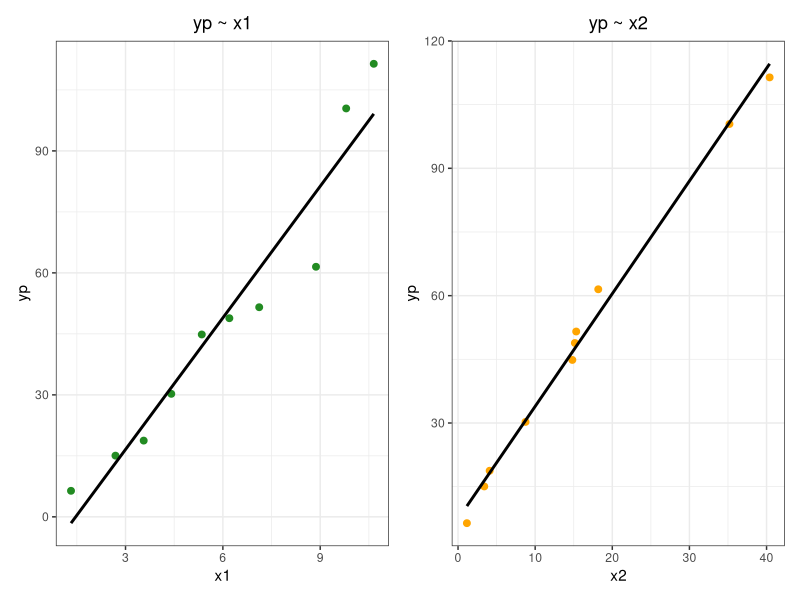
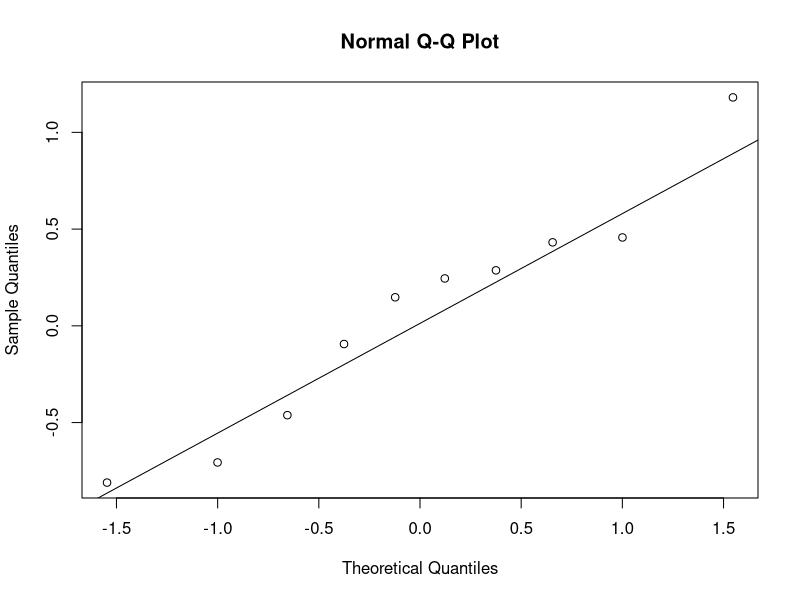
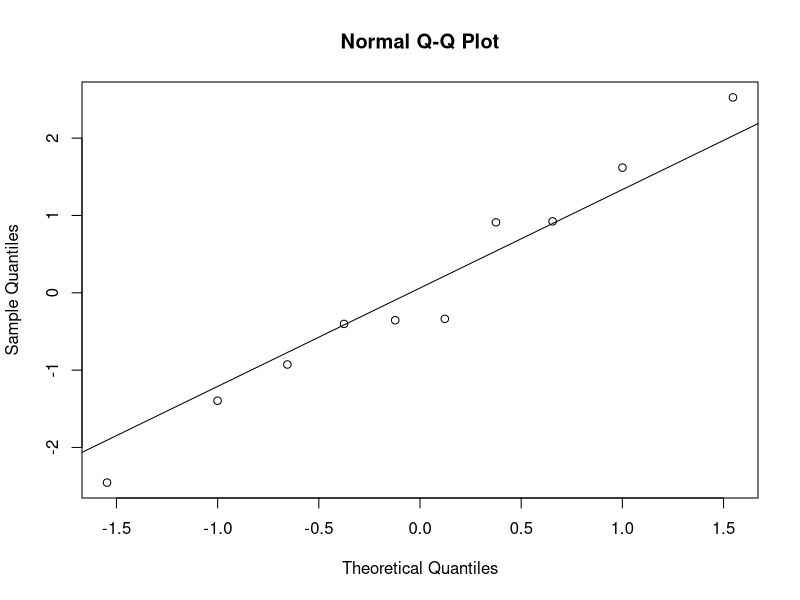
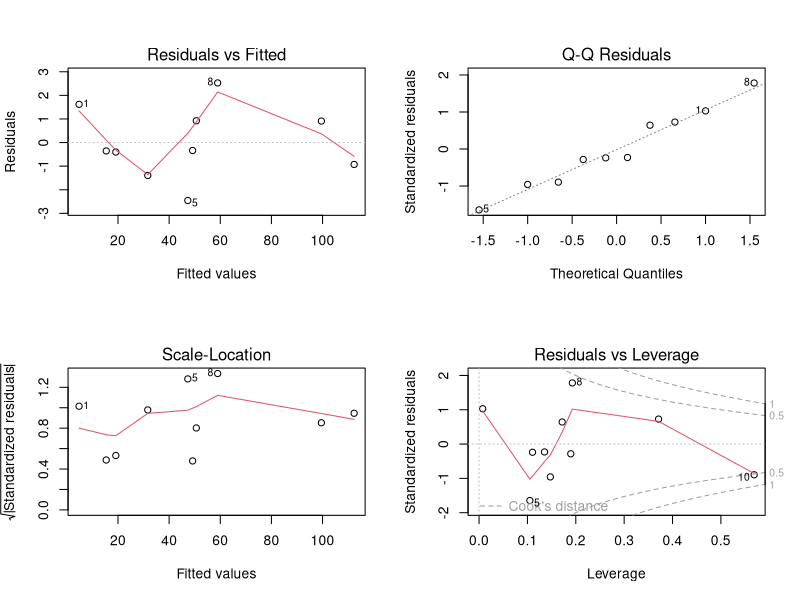

Recreate these plots in R, in order.
library(dplyr)
library(knitr)
library(readr)
library(ggplot2)
library(car)
library(patchwork) # PAra varias gráficos en el mismo renglón

#Se llevó a cabo un conjunto de ensayos experimentales con un 
#horno para determinar una forma de predecir el tiempo de cocción, y, 
#a diferentes niveles de ancho del horno, x1,y a diferentes temperaturas, x2.
#Se registraron los siguientes datos:
yp <-c(6.40, 15.05, 18.75, 30.25, 44.85, 48.85, 51.55, 61.50, 100.44, 111.42)
x1 <-c(1.32, 2.69, 3.56, 4.41, 5.35, 6.20, 7.12, 8.87, 9.80, 10.65)
x2 <-c(1.15, 3.40, 4.10, 8.75, 14.82, 15.15, 15.32, 18.18, 35.19, 40.40)
datos<-data.frame(yp, x1, x2)
kable(datos, caption = "Factores que influyen en el tiempo de coccion segun 
      diferentes niveles de ancho del horno y diferentes temperaturas")
summary(x1)
summary(x2)

g1 <- ggplot(data = datos, mapping = aes(x = x1, y = yp)) +
  geom_point(color = "forestgreen", size = 2) +
  labs(title  =  'yp ~ x1', x  =  'x1') +
  geom_smooth(method = "lm", se = FALSE, color = "black") +
  theme_bw() +
  theme(plot.title = element_text(hjust = 0.5)) 

g2 <- ggplot(data = datos, mapping = aes(x = x2, y = yp)) +
  geom_point(color = "orange", size = 2) +
  labs(title  =  'yp ~ x2', x  =  'x2') +
  geom_smooth(method = "lm", se = FALSE, color = "black") +
  theme_bw() +
  theme(plot.title = element_text(hjust = 0.5))

g1+g2

data_independiente <- data.frame(x1,x2)
cor(data_independiente,method = "pearson")


modelo <- lm(formula = yp ~ ., data = datos)
summary(modelo)


modelo2 <- lm(formula = yp ~ x2, data = datos)
summary(modelo2)

anova(modelo, modelo2)

modelo_nuevo <- lm(formula = yp ~ x1 + x2 -1, data = datos)
summary(modelo_nuevo)

# Get the model residuals
model_residuals = modelo_nuevo$residuals
# Plot the residuals
qqnorm(model_residuals)
# Plot the Q-Q line
qqline(model_residuals)
library(lmtest)
install.packages("lmtest")
bptest(modelo_nuevo)
modelo_nuevo_2 <- lm(formula = yp ~ log(x1) + x2 -1, data = datos)
summary(modelo_nuevo_2)
bptest(modelo_nuevo_2)


model_residuals_2=modelo_nuevo_2$residuals
# Plot the residuals
qqnorm(model_residuals_2)
qqline(model_residuals_2)

par(mfrow = c(2, 2))
plot(modelo_nuevo_2)



nuevo.dato <- data.frame(x1 = 2.10, x2 = 3.10)

prediccion <- predict(modelo_nuevo_2, newdata = nuevo.dato)

paste("La cantidad estimada de tiempo de coccion es:", round(prediccion, 2))
